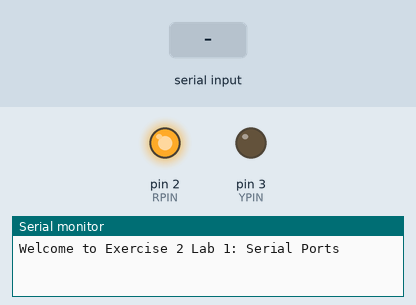
This sketch was run on a simulated Arduino Uno, built with avr-gcc and run on an emulated ATmega328P. Parts: output pins drawn as LEDs (lit = HIGH), the last lines printed to the serial monitor. Inputs (shaded band) come from the test bench.

Above: at 2.5 s.
2.6 s: "R" received over Serial
At 4.8 s:
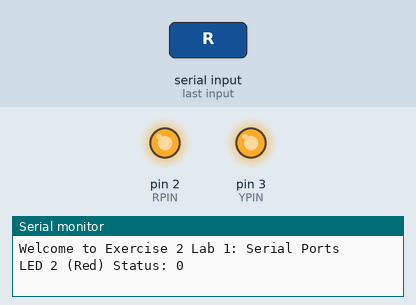
5.6 s: "Y" received over Serial
At 6.8 s:
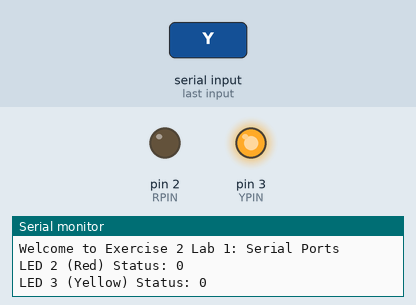
7.5 s: "1" received over Serial
At 9.4 s:
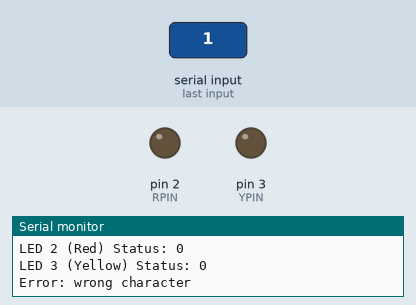
Timing chart, 0 to 15.0 s (numbered marks = the images above; inputs shaded):
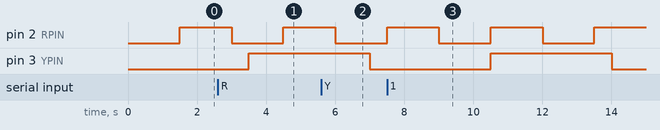

The sketch:

led_serial.ino
```cpp
//Exercise 2 Lab 1 starting from exercise 1.2 we add Serial Interaction
#include <Scheduler.h>
const int RPIN= 2;
const int YPIN=3;
const long RPERIOD=1500L;
const long YPERIOD=3500L;
int stateR=LOW;
int stateY=LOW;

void setup() {
  Serial.begin(9600);
  while(!Serial);
  Serial.println("Welcome to Exercise 2 Lab 1: Serial Ports");
  pinMode(RPIN,OUTPUT);
  pinMode(YPIN,OUTPUT);
  Scheduler.startLoop(parallelLoop);
}

void loop() {
  digitalWrite(RPIN, stateR);
  stateR = !stateR;
  delay(RPERIOD);
  serialPrintStatus();
}

void parallelLoop() //Parallel loop created with scheduler used to change the Yellow LED State
{
  digitalWrite(YPIN, stateY);
  stateY = !stateY;
  delay(YPERIOD);
  serialPrintStatus();
}

void serialPrintStatus()
{
  if(Serial.available() > 0) //Check for incoming bytes
  {
    char car= (char) Serial.read(); //Read the single byte
    if(car == 'R' || car == 'r')
    {
      Serial.print("LED 2 (Red) Status: ");
      Serial.println(stateR);
    }
    else if(car == 'Y' || car=='y')
    {
      Serial.print("LED 3 (Yellow) Status: ");
      Serial.println(stateY);
    }
    else
    {
      Serial.println("Error: wrong character");
    }
  }
}
```

Measured:
- by itself, pin 2 (RPIN): alternates HIGH for 1.5 s and LOW for 1.5 s
